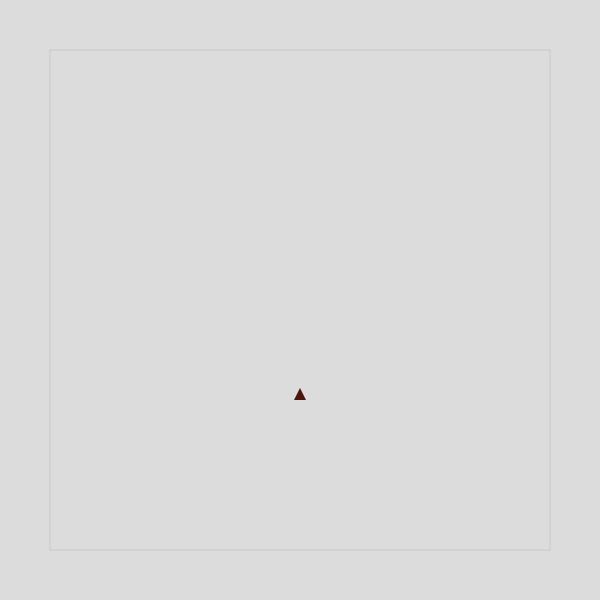
Frame 1 (no input)
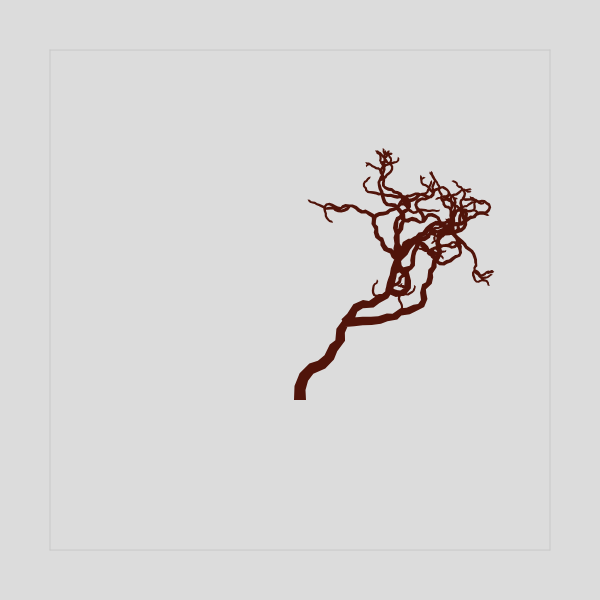
Frame 60 (no input)
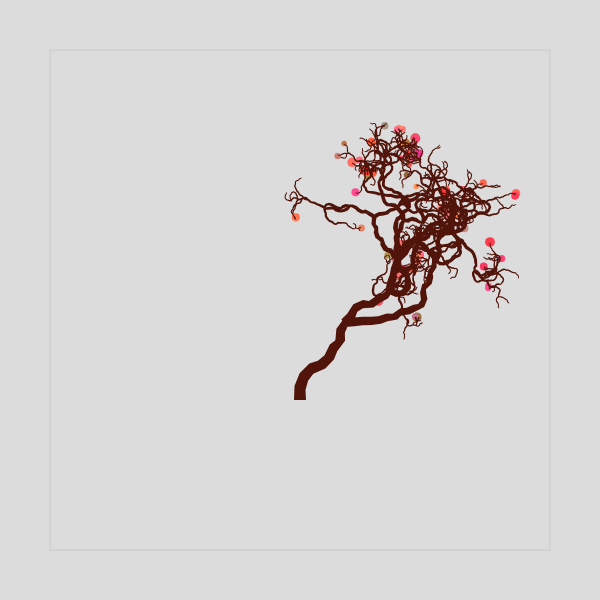
Frame 120 (the mouse pressed at the canvas centre since frame 60)

The p5.js sketch that drew these frames (run headless with seeded random() and noise() and a simulated clock; from frame 60 on, the mouse is pressed at the canvas centre):

// p5.js sketch
// ── sketch.js
/** distance from bounds where growth stops */
const BORDER = 50;

const FLOWER_COLOR = [255,100,100];
const SEGMENT_COLOR = [80,20,10];
const ROUND_A_S = 1000;
const ROUND_G_S = 10;

/** minimum width length for segment to branch */
const GROWTH_CAP = 1;
/** first segment's width */
const INITIAL_W = 12;
/** first segment's length */
const INITIAL_L = 12;
// initial conditions

/** [0,1] probability a segment has flowers */
let FLOWER_PROB = 0.2;
let FLOWER_GROW = 0.2;
// flower consts

/** (0,1] probability wilting will occur on -ve GROWTH_RATE */
let WILT_PROB = 0.5;
/** [-1,1] negative wilts, positive grows */
let GROWTH_RATE = 1;//0.8;
/** [0,1] factor of PI each branch randomly deviates */
let GROW_BEND = 0.5;
/** [0,1] branch width is current times this factor */
let WIDTH_DECAY = 0.97;
/** [0,1] branch length is current times this factor */
let LENGTH_DECAY = 0.97//99;
// grow/wilt constants

/** [0,1] factor of PI each branch if >= 2 randomly deviates */
let BRANCH_BEND = 1//0.25;
/** [0,90*BEND] quantized steps of branch random deviation */
let BRANCH_BEND_QUAN = 1//60;
/** [0,1) probability > 1 branch sprouts when a segment fully grown */
let BRANCH_PROB = 0.07;
// branch consts

/** TODO ease to BRANCH_BEND / N.length * index */
let SPREAD_RATE = 0//0.1;
/** [0,1] ease factor to parent segment's angle */
let STRAIGHTEN_RATE = 0//0.02;
/** [0,1] scale by random factor */
let LENGTH_RANDOMOFF = 0.5;
/** [0,1] scale factor */
let LENGTH_SCALE = 1//0.999;
// animation consts

let RBND, BBND;
const HPI = Math.PI * 0.5;
const GROW_BEND_MAG = HPI * GROW_BEND;
const BRANCH_BEND_MAG = HPI * BRANCH_BEND;
const BRANCH_BEND_QR = Math.PI / 180 * BRANCH_BEND_QUAN;
let SPREAD_RATE_MAG = HPI * SPREAD_RATE;
const LENGTH_RO_MAG = LENGTH_RANDOMOFF * 0.5;
// memoized calculations

let petals = [];

class Flower {
  constructor(x,y,tr,col) {
    this.x = x;
    this.xvel = 0;
    this.y = y;
    this.col = col;
    this.tr = tr;
    this.alpha = 255;
    this.fade = random(0.002,0.0025) * 255;
    this.grav = random(0.2,1.5);
    this.wind = random(2,4);
    this.reset();
  }
  reset() {
    this.r = 0; 
  }
  grow() {
    this.r += (this.tr - this.r) * FLOWER_GROW;
  }
  fall() {
    this.y += this.grav;
    this.xvel += (this.wind - this.xvel) * 0.01;
    this.x += this.xvel;
    this.t += 0.1;
    this.alpha -= this.fade;
    if(this.x > RBND || this.y > BBND || this.x < BORDER || this.y < BORDER) this.alpha = 0;
  }
  render() {
    noStroke();
    fill(...this.col,this.alpha);
    ellipse(this.x, this.y, this.r);
  }
}

class Segment {
  constructor(x,y,a,w,l) {
    this.x = x;
    this.y = y;
    this.a = a;
    this.w = w;
    this.l = l;
    this.reset();
  }
  reset() {
    this.flower = undefined;
    this.c = 0;
    this.N = [];
    this.matured = false;
  }
  get peak() {
    return [
      this.x - Math.cos(this.a - HPI) * this.c,
      this.y - Math.sin(this.a - HPI) * this.c];
  }
  resize() {
    let lr = 1 + random(-LENGTH_RO_MAG, LENGTH_RO_MAG);
    this.l *= lr;
    this.N.map((s) => s.resize());
  }
  grow() { // 0 - wilted, 1 - wilting/growing, 2 - grown
    this.l *= LENGTH_SCALE;
    this.c *= LENGTH_SCALE;
    let res;
    let anm = 0, acap;
    const SRMQ = 2 * SPREAD_RATE_MAG / (this.N.length - 1);
    const oldNL = this.N.length;
    [this.N,res] = this.N.reduce(([nn,p],s,i) => {
      let [px,py] = this.peak;
      s.x = px;
      s.y = py;
      acap = s.a;
      s.a += (this.a - s.a) * STRAIGHTEN_RATE;
      s.a += (this.a + (oldNL == 1 ? 0 : -SPREAD_RATE_MAG + SRMQ * i) - s.a) * SPREAD_RATE;
      let [j,banm] = s.grow();
      if(banm == 1 || round((s.a - acap) * ROUND_A_S) != 0) anm = 1;
      return [j == 0 ? nn : [...nn,s], p == 1 ? 1 : j];
    }, [[],2]);
    const stopWilt = oldNL > 0 && this.N.length == 0;
    
    if(this.flower && GROWTH_RATE < 0) {
      petals.push(this.flower);
      this.flower = undefined;
    }else if(this.N.length == 0 && GROWTH_RATE < 0 && !stopWilt) {
      if(Math.random() < WILT_PROB) this.c += this.c * GROWTH_RATE;
    }else if(this.x > RBND || this.x < BORDER || this.y > BBND || this.y < BORDER) {
      this.c = this.l
    }else if(this.c != this.l) {
      this.c += (this.l - this.c) * GROWTH_RATE;
      if(round((this.l - this.c) * ROUND_G_S) == 0 && !this.matured) {
        this.matured = true;
        this.c = this.l;
        if(!(this.l < GROWTH_CAP || this.w < GROWTH_CAP)) {
          this.branch(random(-GROW_BEND_MAG, GROW_BEND_MAG));
          while(random() < BRANCH_PROB)
            this.branch(round(random(-BRANCH_BEND_MAG, BRANCH_BEND_MAG) /
              BRANCH_BEND_QR) * BRANCH_BEND_QR);
          return [1,anm];
        }else if(random() < FLOWER_PROB) {
          this.flower = new Flower(...this.peak, random(5,10), FLOWER_COLOR.map((v) => v * (0.5+random())));
        }
      }
    }
    if(this.flower) this.flower.grow();
    
    if(GROWTH_RATE < 0 && round(this.c * ROUND_G_S) == 0) return [0,anm];
    else if(GROWTH_RATE >= 0 && this.c == this.l) return [res,anm];
    return [1,anm];
  }
  branch(na) {
    this.N.push(new Segment(
      ...this.peak,
      this.a + na,
      this.w * WIDTH_DECAY,
      this.l * LENGTH_DECAY
    ));
  }
  render() {
    const
    af = this.w * 0.5 * (this.c / this.l),
    dx = Math.cos(this.a) * af,
    dy = Math.sin(this.a) * af;
    
    vertex(this.x - dx, this.y - dy);
    if(this.N.length > 0 ) {
      this.N.map((s) => s.render());
    }else {
      let [px, py] = this.peak;
      vertex(px, py);
      if(this.flower) {
        this.flower.x = px;
        this.flower.y = py;
        this.flower.render();
      }
    }
    vertex(this.x + dx,this.y + dy);
  }
}

let s;
function setup() {
  createCanvas(600, 600);
  RBND = width - BORDER;
  BBND = height - BORDER;
  s = new Segment(width / 2, 400, PI, INITIAL_W, INITIAL_L);
  button = createButton('shuffle lengths');
  button.mousePressed(() => s.resize());
}

let phase = 0, tmr = 120;
function draw() {
  background(220);
  stroke(200);
  line(BORDER,BORDER,RBND,BORDER);
  line(RBND,BORDER,RBND,BBND);
  line(RBND,BBND,BORDER,BBND);
  line(BORDER,BBND,BORDER,BORDER);
  
  let [i,j] = s.grow();
  petals = petals.reduce((ps,p) => {
    p.render();
    p.fall();
    return p.alpha <= 0 ? ps : [...ps, p];
  }, []);
  
  noStroke();
  beginShape();
  
  if(i==2 && j == 0 && SPREAD_RATE == 0) { 
    if(tmr == 0) {
      SPREAD_RATE = 0.25;
      SPREAD_RATE_MAG = HPI * SPREAD_RATE;
      tmr=120;
    }else tmr--;
  }else if(i == 2 && j == 0 && SPREAD_RATE > 0) {
    GROWTH_RATE *= -1;
    SPREAD_RATE = 0;
    SPREAD_RATE_MAG = 0;
  }else if(i == 0 && GROWTH_RATE < 0) {
    s = new Segment(width / 2, 400, PI, INITIAL_W, INITIAL_L);
    GROWTH_RATE *= -1;
  }
  /*if((i == 2 && tmr == 0) || i == 0) {
    if(i == 0) {
      s.a = PI;
      s.l = INITIAL_L;
      s.w = INITIAL_W;
      s.reset();
    }
    GROWTH_RATE *= -1;
    tmr = 100;
  }else if(i == 2 && tmr > 0) tmr--;*/
  s.render();
  fill(...SEGMENT_COLOR);
  endShape();
}
// ── main-0fdc9ba8ae97e737b43d.js
!function(t){var e={};function n(r){if(e[r])return e[r].exports;var i=e[r]={i:r,l:!1,exports:{}};return t[r].call(i.exports,i,i.exports,n),i.l=!0,i.exports}n.m=t,n.c=e,n.d=function(t,e,r){n.o(t,e)||Object.defineProperty(t,e,{enumerable:!0,get:r})},n.r=function(t){"undefined"!=typeof Symbol&&Symbol.toStringTag&&Object.defineProperty(t,Symbol.toStringTag,{value:"Module"}),Object.defineProperty(t,"__esModule",{value:!0})},n.t=function(t,e){if(1&e&&(t=n(t)),8&e)return t;if(4&e&&"object"==typeof t&&t&&t.__esModule)return t;var r=Object.create(null);if(n.r(r),Object.defineProperty(r,"default",{enumerable:!0,value:t}),2&e&&"string"!=typeof t)for(var i in t)n.d(r,i,function(e){return t[e]}.bind(null,i));return r},n.n=function(t){var e=t&&t.__esModule?function(){return t.default}:function(){return t};return n.d(e,"a",e),e},n.o=function(t,e){return Object.prototype.hasOwnProperty.call(t,e)},n.p="",n(n.s=1)}([function(t,e,n){},function(t,e,n){"use strict";n.r(e);n(0);function r(t,e){for(var n=0;n<e.length;n++){var r=e[n];r.enumerable=r.enumerable||!1,r.configurable=!0,"value"in r&&(r.writable=!0),Object.defineProperty(t,r.key,r)}}var i=function(){function t(){var e=arguments.length>0&&void 0!==arguments[0]?arguments[0]:0,n=arguments.length>1&&void 0!==arguments[1]?arguments[1]:0,r=arguments.length>2&&void 0!==arguments[2]?arguments[2]:0,i=arguments.length>3&&void 0!==arguments[3]?arguments[3]:0;!function(t,e){if(!(t instanceof e))throw new TypeError("Cannot call a class as a function")}(this,t),this.o1={x:e,y:n},this.o2={x:r,y:i}}var e,n,i;return e=t,(n=[{key:"width",get:function(){return this.o2.x-this.o1.x},set:function(t){this.o2.x=t+this.o1.x}},{key:"height",get:function(){return this.o2.y-this.o1.y},set:function(t){this.o2.y=t+this.o1.y}}])&&r(e.prototype,n),i&&r(e,i),t}();function o(t,e){if(!(t instanceof e))throw new TypeError("Cannot call a class as a function")}function s(t,e){for(var n=0;n<e.length;n++){var r=e[n];r.enumerable=r.enumerable||!1,r.configurable=!0,"value"in r&&(r.writable=!0),Object.defineProperty(t,r.key,r)}}function a(t,e,n){return e&&s(t.prototype,e),n&&s(t,n),t}var h=function(){function t(e,n,r,i){o(this,t),this._p=e,this.children=[],this._d=new u(e,n,r,!1),this._w=new u(e,n+e.HALF_PI,i,!1)}return a(t,[{key:"getCoords",value:function(t,e,n){this.a+=n;var r={tx:t+this._d.x,ty:e+this._d.y,rwx:t+this._w.x,rwy:e+this._w.y,lwx:t-this._w.x,lwy:e-this._w.y};return this.a-=n,r}},{key:"step",value:function(t,e,n){}},{key:"a",set:function(t){this._d.a=t,this._w.a=t+this._p.HALF_PI},get:function(){return this._d.a}},{key:"l",set:function(t){this._d.m=t},get:function(){return this._d.m}},{key:"r",set:function(t){this._w.m=t},get:function(){return this._w.m}}]),t}(),u=function(){function t(e){var n=arguments.length>1&&void 0!==arguments[1]?arguments[1]:0,r=arguments.length>2&&void 0!==arguments[2]?arguments[2]:0,i=!(arguments.length>3&&void 0!==arguments[3])||arguments[3];o(this,t),this._p=e,this._upCar=!i,this._upAng=i,this._upMag=i,this._changed=!0,this._x=i?n:0,this._y=i?r:0,this._a=i?0:n,this._m=i?0:r}return a(t,[{key:"_updateCartesian",value:function(){this._upCar&&(this._x=this._p.cos(this._a)*this._m,this._y=this._p.sin(this._a)*this._m,this._upCar=!1)}},{key:"check",value:function(){var t=this._changed;return this._changed=!1,t}},{key:"x",get:function(){return this._updateCartesian(),this._x},set:function(t){this._x=t,this._upAng=this._upMag=this._changed=!0}},{key:"y",get:function(){return this._updateCartesian(),this._y},set:function(t){this._y=t,this._upAng=this._upMag=this._changed=!0}},{key:"a",get:function(){return this._upAng&&(this._a=this._p.atan2(this._y,this._x),this._upAng=!1),this._a},set:function(t){this._a=t,this._upCar=this._changed=!0}},{key:"m",get:function(){return this._upMag&&(this._m=this._p.sqrt(this._x*this._x+this._y*this._y),this._upMag=!1),this._m},set:function(t){this._m=t,this._upCar=this._changed=!0}}],[{key:"add",value:function(e,n){return new t(e._p,e.x+n.x,e.y+n.y)}}]),t}();function c(t){return(c="function"==typeof Symbol&&"symbol"==typeof Symbol.iterator?function(t){return typeof t}:function(t){return t&&"function"==typeof Symbol&&t.constructor===Symbol&&t!==Symbol.prototype?"symbol":typeof t})(t)}function f(t,e){for(var n=0;n<e.length;n++){var r=e[n];r.enumerable=r.enumerable||!1,r.configurable=!0,"value"in r&&(r.writable=!0),Object.defineProperty(t,r.key,r)}}function l(t,e){return!e||"object"!==c(e)&&"function"!=typeof e?function(t){if(void 0===t)throw new ReferenceError("this hasn't been initialised - super() hasn't been called");return t}(t):e}function y(t){return(y=Object.setPrototypeOf?Object.getPrototypeOf:function(t){return t.__proto__||Object.getPrototypeOf(t)})(t)}function p(t,e){return(p=Object.setPrototypeOf||function(t,e){return t.__proto__=e,t})(t,e)}function d(t){return function(t){if(Array.isArray(t)){for(var e=0,n=new Array(t.length);e<t.length;e++)n[e]=t[e];return n}}(t)||function(t){if(Symbol.iterator in Object(t)||"[object Arguments]"===Object.prototype.toString.call(t))return Array.from(t)}(t)||function(){throw new TypeError("Invalid attempt to spread non-iterable instance")}()}var w=function(t){function e(t,n,r,i,o){var s,a=arguments.length>5&&void 0!==arguments[5]?arguments[5]:{},h=a.growthRate,u=void 0===h?1:h,c=a.growSpread,f=void 0===c?18:c,p=a.branchRate,d=void 0===p?.05:p,w=a.branchSpread,_=void 0===w?45:w;return function(t,e){if(!(t instanceof e))throw new TypeError("Cannot call a class as a function")}(this,e),(s=l(this,y(e).call(this,t,n,0,0))).growth=0,s.growthState=0,s.growthRate=u,s.growSpread=f,s.branchRate=d,s.branchSpread=_,s.targetL=r,s.targetR=i,s.so=o,s}var n,r,i;return function(t,e){if("function"!=typeof e&&null!==e)throw new TypeError("Super expression must either be null or a function");t.prototype=Object.create(e&&e.prototype,{constructor:{value:t,writable:!0,configurable:!0}}),e&&p(t,e)}(e,h),n=e,(r=[{key:"wrapAngle",value:function(t){var e=this._p;return t-2*e.PI*e.floor(t/(2*e.PI)+.5)}},{key:"step",value:function(t,n,r,i){var o=this,s=this._p,a=this.getCoords(t,n,r),h=a.tx,u=a.ty,c=a.rwx,f=a.rwy,l=a.lwx,y=a.lwy;switch(this.growthState){case 0:this.growth+=(1-this.growth)*this.growthRate,100==s.round(100*this.growth)&&(this.growth=1,this.growthState=1),this.l=this.growth*this.targetL,this.r=this.growth*this.targetR;var p=this.getCoords(t,n,r);if(h=p.tx,u=p.ty,c=p.rwx,f=p.rwy,l=p.lwx,y=p.lwy,h<i.o1.x){var d=this.wrapAngle(this.a+r),w=i.o1.x-t,_=s.sqrt(this.l*this.l-w*w);this._d.x=w,this._d.y=d>0?_:-_,this.a-=r;var g=this.getCoords(t,n,r);h=g.tx,u=g.ty,c=g.rwx,f=g.rwy,l=g.lwx,y=g.lwy}if(h>i.o2.x){var v=this.wrapAngle(this.a+r),b=i.o2.x-t,x=s.sqrt(this.l*this.l-b*b);this._d.x=b,this._d.y=v>0?x:-x,this.a-=r;var m=this.getCoords(t,n,r);h=m.tx,u=m.ty,c=m.rwx,f=m.rwy,l=m.lwx,y=m.lwy}if(u<i.o1.y){var O=this.wrapAngle(this.a+r+s.HALF_PI),S=i.o1.y-n,k=s.sqrt(this.l*this.l-S*S);this._d.y=S,this._d.x=O>0?k:-k,this.a-=r;var R=this.getCoords(t,n,r);h=R.tx,u=R.ty,c=R.rwx,f=R.rwy,l=R.lwx,y=R.lwy}if(u>i.o2.y){var C=this.wrapAngle(this.a+r+s.HALF_PI),P=i.o2.y-n,j=s.sqrt(this.l*this.l-P*P);this._d.y=P,this._d.x=C>0?j:-j,this.a-=r;var A=this.getCoords(t,n,r);h=A.tx,u=A.ty,c=A.rwx,f=A.rwy,l=A.lwx,y=A.lwy}break;case 1:if(this.so.COUNT-- >0)for(var E=s.random()<this.branchRate,L=E?2:1,F=E?this.branchSpread:this.growSpread,M=0;M<L;M++)this.children.push(new e(s,s.radians(s.random(-1,1)*F),this.targetL,this.targetR+.12*(.1-this.targetR),this.so,{branchRate:this.branchRate+.075*(.25-this.branchRate)}));this.growthState=0==this.children.length?3:2;break;case 3:s.random()<this.so.FLOWER_PROB&&this.so.FLOWERS.push({x:h,y:u,c:0,r:s.random(2,4),rate:s.random(.001,.05),col:[255,100,100].map(function(t){return t*(.5+s.random())})}),this.growthState=2}s.vertex(l,y),0==this.children.length?s.vertex(h,u):this.children.map(function(t){return t.step(h,u,o.a+r,i)}),s.vertex(c,f)}}])&&f(n.prototype,r),i&&f(n,i),e}();var _,g=100;new p5(function(t){function e(){_.o2.x=t.windowWidth-g,_.o2.y=t.windowHeight-g}t.setup=function(){t.createCanvas(t.windowWidth,t.windowHeight),_=new i(g,g),e(),_.draw=function(t,e){var n=new w(t,0,10,25,{COUNT:7e3,FLOWER_PROB:.8,FLOWERS:[]});return function(){t.fill(150),t.noStroke(),t.beginShape(),n.step(e.o1.x+.5*e.width,e.o2.y,t.radians(-90),e),t.endShape(),n.so.FLOWERS.map(function(e){e.c+=(1-e.c)*e.rate,t.fill.apply(t,d(e.col)),t.ellipse(e.x,e.y,e.c*e.r)})}}(t,_)},t.windowResized=function(){t.resizeCanvas(t.windowWidth,t.windowHeight),e()},t.draw=function(){t.background(220),t.noFill(),t.strokeWeight(1),t.stroke(150),t.rectMode(t.CORNERS),t.rect(_.o1.x,_.o1.y,_.o2.x,_.o2.y),_.draw()}})}]);
